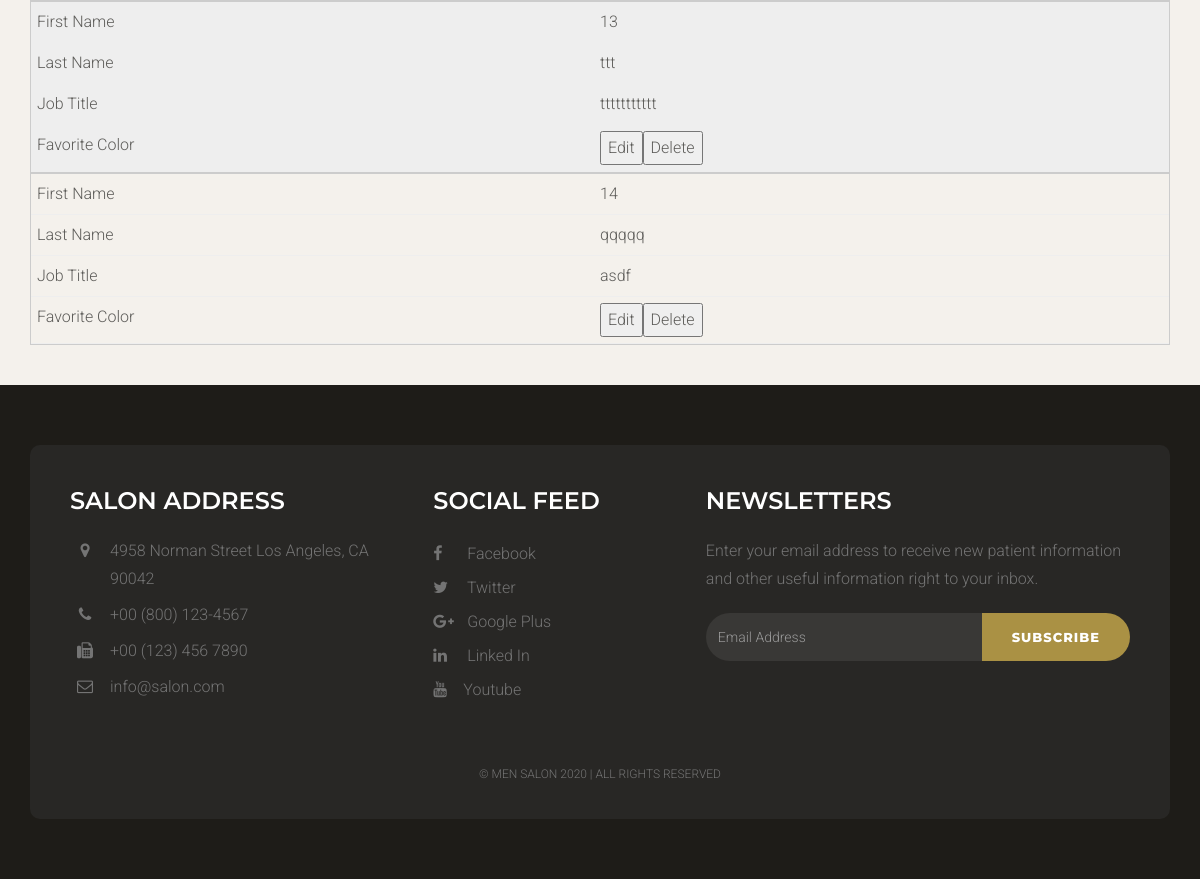
/job/adminlist (lower part), run on an earlier commit of the app's database.
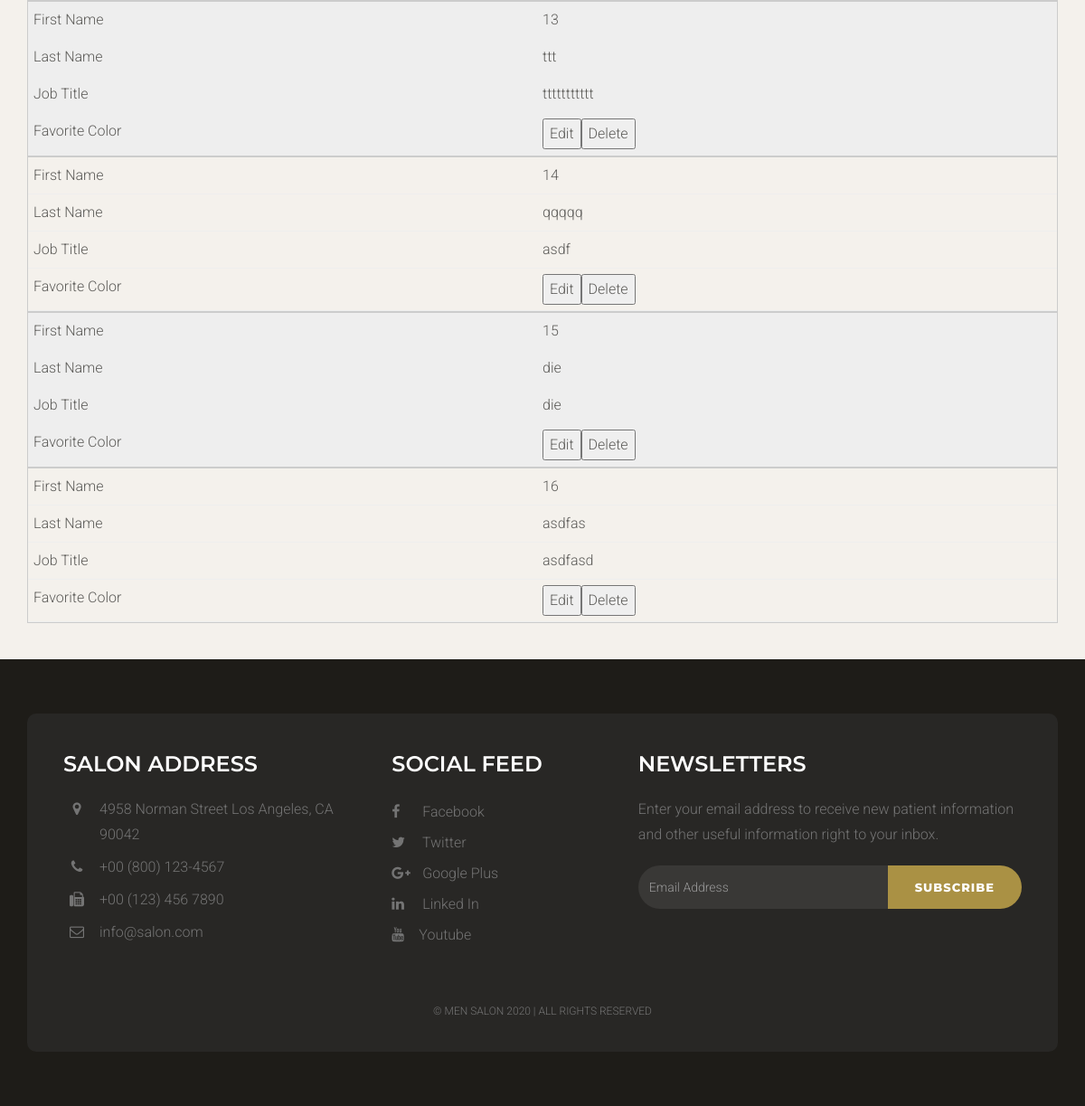
And on a later commit of the database.
### staffapp/models.py (models this page shows, shortened)
class Job(models.Model):
    writer = models.ForeignKey('auth.User')
    email = models.CharField(max_length=200)
    title = models.CharField(max_length=200)
    location = models.CharField(max_length=300)
    category = models.CharField(max_length=200)
    tags = models.CharField(max_length=200)
    description = models.TextField()
    companyName = models.CharField(max_length=100)
    website = models.CharField(max_length=100)
    tagline = models.CharField(max_length=200)
    start_time = models.TimeField(default=timezone.now)
    end_time = models.TimeField(default=timezone.now)
    created_date = models.DateTimeField(
            default=timezone.now)
    published_date = models.DateTimeField(
            blank=True, null=True)

### staffapp/views.py (the view)
# urls.py: url(r'job/adminlist', views.adminJobList, name='amdinJobList'),
def adminJobList(request):
    jobs = Job.objects.filter().order_by('created_date')
    return render(request, 'adminjoblist.html', {'jobs': jobs})

### staffapp/templates/adminjoblist.html (shortened to what this page needs)
{% extends 'layouts/base.html' %}
{% load staticfiles %}
{% block content %}
    <div class="space-small bg-default">
        <div class="container">
            <table>
                <tbody>
                    {% for job in jobs %}
                    <tr>
                        <td>{{job.id}}</td>
                        <td>{{job.title}}</td>
                        <td>{{job.description}}</td>
                        <td><button onclick="editfn({{job.id}})">Edit</button><button onclick="deletefn({{job.id}})">Delete</button></td>
                    </tr>
                    {% endfor %}
                </tbody>
            </table>
        </div>
    </div>
    {% include 'layouts/footer.html' %}
{% endblock %}

What changed in the data, as far as the page shows it:
added Job: id "15", title "die", description "die"
added Job: id "16", title "asdfas", description "asdfasd"
